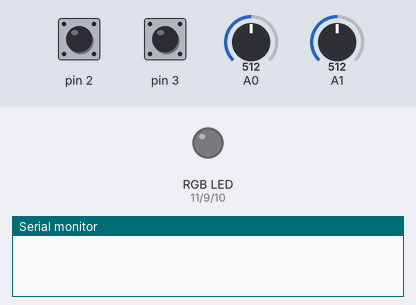
Simulated run of this sketch. Board: Arduino Uno, built with avr-gcc and run on an emulated ATmega328P. On the bench: an RGB LED mixed from three pins (HIGH = lit), the last lines printed to the serial monitor. The inputs (shaded band) are chosen by the test bench; at power-on: pin 3 HIGH, pin 2 HIGH, A1 = 512, A0 = 512. Dim RGB values are drawn brighter than linear.

Above: at 1.2 s.
1.3 s: pin 3 pulled LOW for 0.15 s
At 2.4 s:
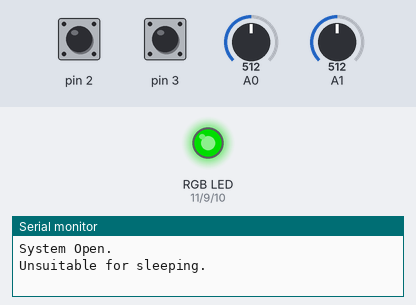
2.9 s: pin 2 pulled LOW for 0.15 s
At 3.9 s:
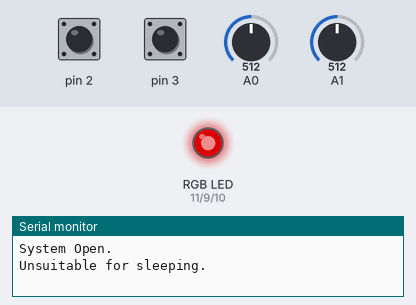
4.8 s: pin 2 pulled LOW for 1 s
At 6.6 s:
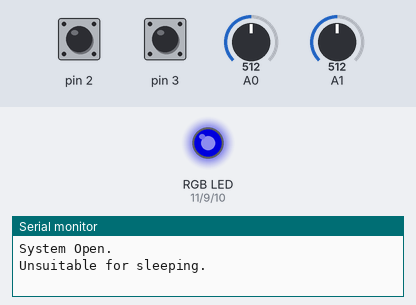
7.3 s: pin 3 pulled LOW for 1 s
At 8.2 s:
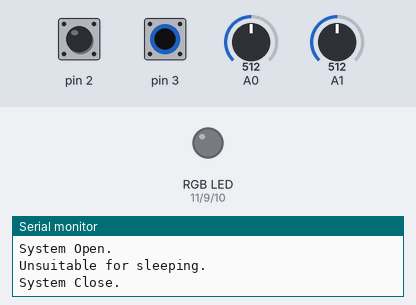
9.8 s: pin 3 pulled LOW for 3.2 s
At 11.2 s:
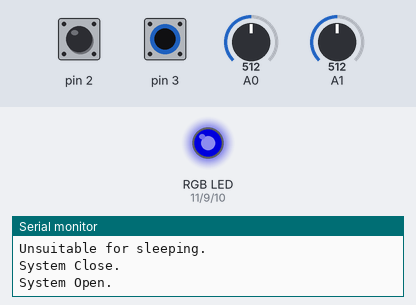
14.5 s: A1 set to 75
16.0 s: A1 set to 62
At 17.8 s:
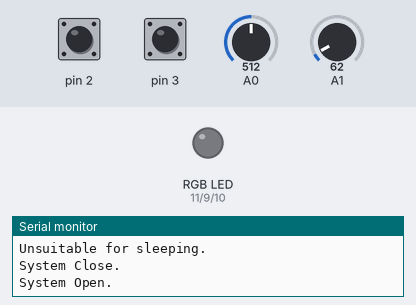
Timing chart, 0 to 19.3 s (numbered marks = the images above; inputs shaded):
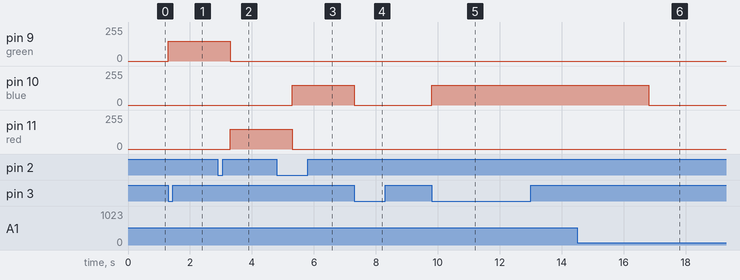

The sketch:

sketch_jul13a.ino
```cpp
const int red = 11;
const int blue = 10;
const int green = 9;
const int button1 = 0;
const int button2 = 1;
int k = 0;
int ctl = 0;
int t1 = 0;
int t2 = 0;

void changeColor()
{
   k = (k+1)%3;
}

void control()
{
  if (ctl)
  {
    Serial.println("System Close.");
    digitalWrite(red, LOW);
    digitalWrite(blue, LOW);
    digitalWrite(green, LOW);
  }
  else{
    Serial.println("System Open.");
  }
  ctl = (ctl+1)%2;
  delay(1000);


}

void setup(){
  pinMode(red, OUTPUT);
  pinMode(blue, OUTPUT);
  pinMode(green, OUTPUT);
  pinMode(2, INPUT_PULLUP);
  pinMode(3, INPUT_PULLUP);
  attachInterrupt(button1, changeColor, FALLING);
  attachInterrupt(button2, control, FALLING);
  Serial.begin(9600);
}

void loop(){

  if (ctl){
  int flag1 = 0;
  int flag2 = 0;
  int ifPrint = 1;
  float tmp = analogRead(A1);
  int light = analogRead(A0);
  /* 根据阻值大小，调整RGB灯的颜色 */
  if (light >= 900 || tmp >= 70 || tmp <= 35)
   {

      flag1 = 0;
      flag2 = 1;
      if (k == 0)
      {
        analogWrite(red, 0);
        analogWrite(blue, 0);
        analogWrite(green, 150);
      }

      if (k == 1)
      {
        analogWrite(red, 150);
        analogWrite(blue, 0);
        analogWrite(green, 0);
      }
      if (k == 2)
      {
        analogWrite(red, 0);
        analogWrite(blue, 150);
        analogWrite(green, 0);
      }
    }

    else
    {
      flag1 = 1;
      flag2 = 0;
      digitalWrite(red, LOW);
      digitalWrite(blue, LOW);
      digitalWrite(green, LOW);
    }

    if((t1-light >= 30 || t1-light <= -30) && (t2-tmp >= 30 || t2-tmp <= 30) && (flag1-flag2 != 0))
      ifPrint = 1;
    else
      ifPrint = 0;


    if (flag1 && ifPrint)
      Serial.println("Suitable for sleeping.");
    else if (flag2 && ifPrint)
      Serial.println("Unsuitable for sleeping.");

    t1 = light;
    t2 = tmp;
   delay(1000);
  }
}
```

Measured:
- the behaviour switches between 70 and 69 on A1 (found by bisection; images 5 and 6)
- after the input at 1.3 s, pin 9 (green): 0/255 → 150/255 at once
- after the input at 2.9 s, pin 9 (green): 150/255 → 0/255 after 0.41 s; pin 11 (red): 0/255 → 150/255 after 0.41 s
- after the input at 4.8 s, pin 10 (blue): 0/255 → 150/255 after 0.51 s; pin 11 (red): 150/255 → 0/255 after 0.51 s
- after the input at 7.3 s, pin 10 (blue): 150/255 → 0/255 at once
- after the input at 9.8 s, pin 10 (blue): 0/255 → 150/255 at once
- after the input at 14.5 s, every drawn part: stays the same
- after the input at 16.0 s, pin 10 (blue): 150/255 → 0/255 after 0.81 s
